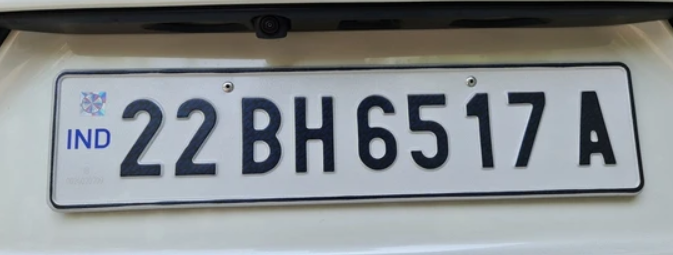
#> input picture Recognition_Module/samples/image1.png, 673 x 255 px
$ python -i preprocessing.py   (imports and definitions only)
#> lines starting #> are read from the running program, lines starting #| are printed output that depends on the picture
#> further down, picture is the input picture: shape (255, 673, 3); mean B, G, R 141.5, 139.1, 134.5
import cv2
import matplotlib.pyplot as plt
import math

def process(image):
    if image is None:
        print("Image not found!")
        return None
    gray_image = cv2.cvtColor(image, cv2.COLOR_BGR2GRAY)
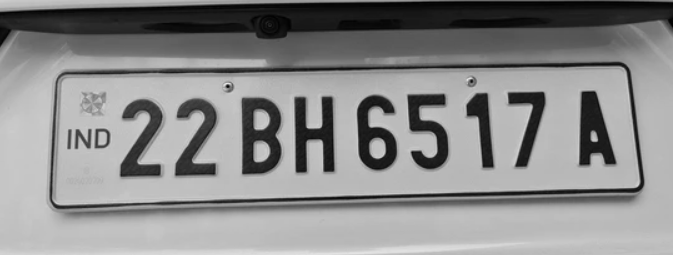
#> gray_image: shape (255, 673); min 1, max 233, mean 138
    bilateral_image = cv2.bilateralFilter(gray_image, 9, 75, 75)
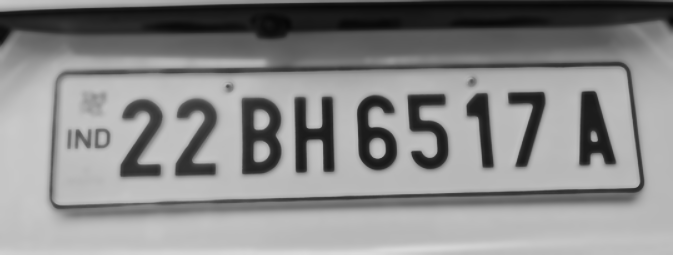
#> bilateral_image: shape (255, 673); min 7, max 218, mean 138.1
    enhanced_image = enhance_contrast(bilateral_image)

    display_steps(
        gray_image,
        bilateral_image,
        enhanced_image
    )

    return bilateral_image


def enhance_contrast(image):

    clahe = cv2.createCLAHE(
        clipLimit=2.0,
        tileGridSize=(8, 8)
    )

    enhanced_image = clahe.apply(image)
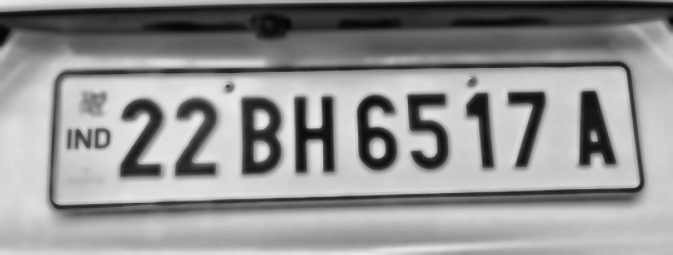
#> enhanced_image: shape (255, 673); min 4, max 235, mean 146.6

    return enhanced_image


def display_steps(*args):
    i=1
    for image in args:
        plt.subplot(2, math.ceil(len(args)/2), i)
        plt.imshow(image, cmap="gray")
        plt.title(f'step {i}')
        plt.axis("off")
        i += 1
    plt.tight_layout()
    plt.show()
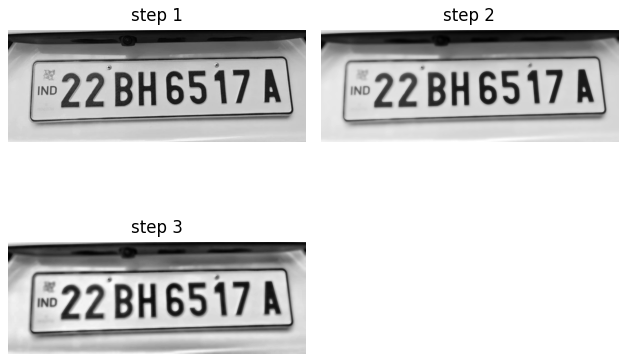
#> figure drawn by matplotlib, 3 panels


def display_image(image, step=None):
    if image is None:
        print("Cannot display the image!")
        return None
    cv2.imshow(step, image)
    cv2.waitKey(0)
    cv2.destroyAllWindows()

>>> import cv2
>>> picture = cv2.imread('samples/image1.png')
>>> result = process(picture)

$ run again, on Recognition_Module/samples/image2.png
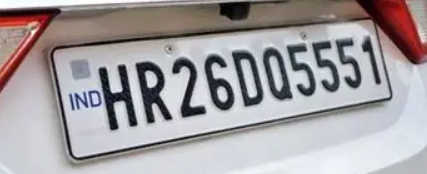
#> input picture Recognition_Module/samples/image2.png, 427 x 174 px
#> picture is the input picture: shape (174, 427, 3); mean B, G, R 161.5, 159.2, 164.4
#> in enhance_contrast, `enhanced_image = clahe.apply(image)`:
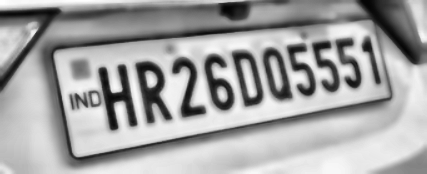
#> enhanced_image: shape (174, 427); min 4, max 255, mean 164
#> in display_steps, `plt.show()`:
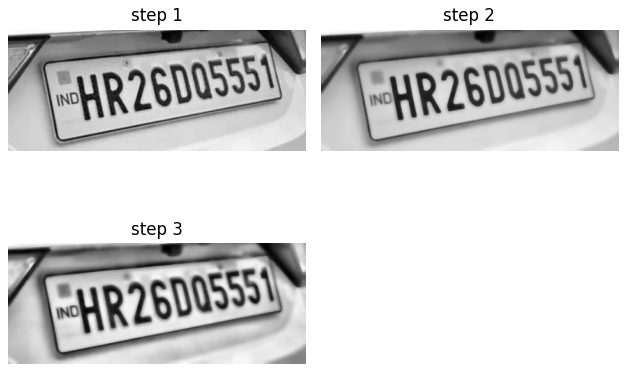
#> figure drawn by matplotlib, 3 panels

$ run again, on Recognition_Module/samples/image3.png
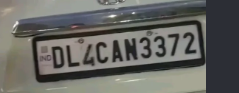
#> input picture Recognition_Module/samples/image3.png, 239 x 93 px
#> picture is the input picture: shape (93, 239, 3); mean B, G, R 98.5, 102.7, 102.7
#> in enhance_contrast, `enhanced_image = clahe.apply(image)`:
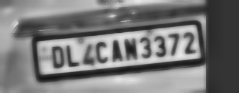
#> enhanced_image: shape (93, 239); min 22, max 232, mean 121.8
#> in display_steps, `plt.show()`:
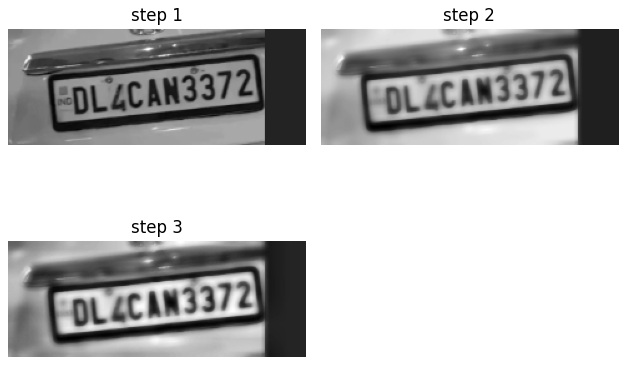
#> figure drawn by matplotlib, 3 panels
